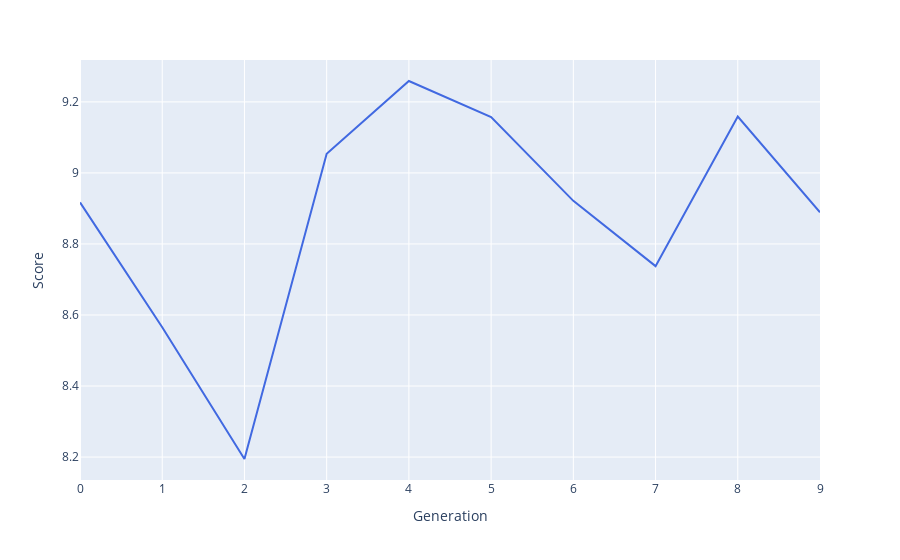

The cell this chart's notebook holds for it:
### Code cell
bestRankDF = pd.DataFrame(bestRank, columns=['Score', 'Schedule'])
bestRank
bestRankDF['Generation'] = bestRankDF.index.values
fig = px.line(bestRankDF, x='Generation', y='Score', hover_data=['Schedule'])
fig.update_traces(line_color='RoyalBlue')
fig.show()

### Figure 1 — Plotly figure (JSON) as saved in the notebook; plotly's stock layout.template omitted (floating-point values rounded to 4 significant figures; data arrays with more than 128 entries replaced by an {"elided": "..."} marker saying what was removed)
{"data": [{"customdata": {"elided": "10x1x48 int values"}, "hovertemplate": "Generation=%{x}<br>Score=%{y}<br>Schedule=%{customdata[0]}<extra></extra>", "legendgroup": "", "line": {"color": "RoyalBlue", "dash": "solid"}, "marker": {"symbol": "circle"}, "mode": "lines", "name": "", "orientation": "v", "showlegend": false, "type": "scatter", "x": [0, 1, 2, 3, 4, 5, 6, 7, 8, 9], "xaxis": "x", "y": [8.917, 8.566, 8.195, 9.054, 9.259, 9.157, 8.921, 8.738, 9.159, 8.889], "yaxis": "y"}], "layout": {"legend": {"tracegroupgap": 0}, "margin": {"t": 60}, "xaxis": {"anchor": "y", "domain": [0, 1], "title": {"text": "Generation"}}, "yaxis": {"anchor": "x", "domain": [0, 1], "title": {"text": "Score"}}}}
